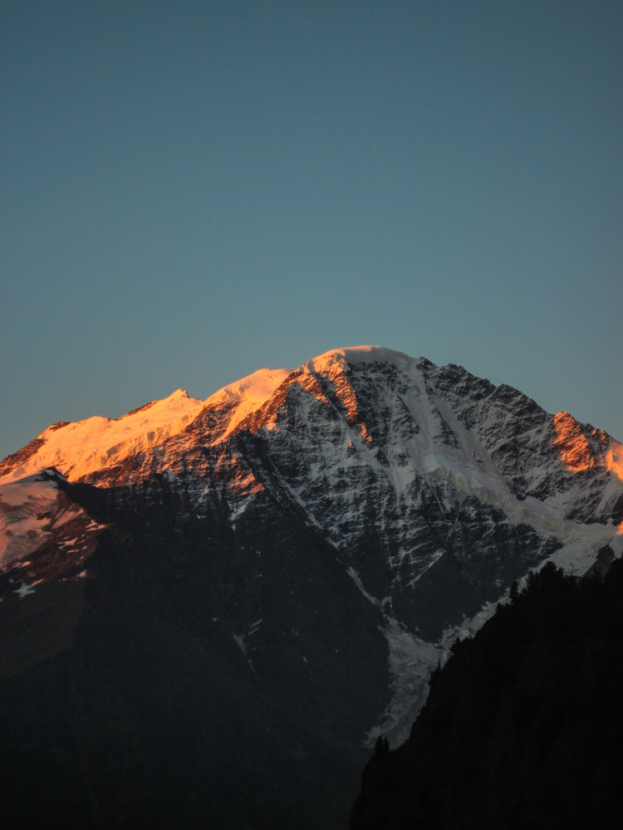
#> input picture data/input.jpg, 623 x 830 px
$ python main.py ../data/input.jpg
#> lines starting #> are read from the running program, lines starting #| are printed output that depends on the picture
#> further down, image is the input picture: PIL image 623x830 RGB; mean R, G, B 61.6, 72.9, 77.2
### src/convolution.py
import numpy as np
from PIL import Image


class ImageConvolution:

    def __init__(self, kernel: np.ndarray, mode: str = "edge"):
        self.kernel: np.ndarray = np.array(kernel, dtype=np.float64)
        self.mode: str = mode

    def set_mode(self, mode: str) -> "ImageConvolution":
        self.mode = mode
        return self

    def _padding_edge(self, padded: np.ndarray, image: np.ndarray, padding_height: int, padding_width: int) -> np.ndarray:
        height, width = image.shape
        padded[:padding_height, padding_width:padding_width + width] = image[0, :]
        padded[padding_height + height:, padding_width: padding_width + width] = image[-1, :]
        for i in range(padding_width):
            padded[:, i] = padded[:, padding_width]
            padded[:, -i - 1] = padded[:, -padding_width - 1]
        return padded

    # [8 lines left out: function _padding_reflect, not called in this run]

    def _padding(self, image: np.ndarray) -> np.ndarray:
        kernel_height, kernel_width = self.kernel.shape
        padding_height, padding_width = kernel_height // 2, kernel_width // 2
        height, width = image.shape
        padded = np.zeros((height + 2 * padding_height, width + 2 * padding_width))
        padded[padding_height:padding_height + height, padding_width:padding_width + width] = image
        if self.mode == "edge":
            padded = self._padding_edge(padded, image, padding_height, padding_width)
        elif self.mode == "reflect":
            padded = self._padding_reflect(padded, image, padding_height, padding_width)
        else:
            raise ValueError(f"Неизвестный режим паддинга: '{self.mode}'.")
        return padded

    def _convolve_2d(
        self,
        image_array: np.ndarray,
        normal: bool = True,
    ) -> np.ndarray:
        padded_image = self._padding(image_array)

        kernel_height, kernel_width = self.kernel.shape
        height, width = image_array.shape

        output = np.zeros((height, width), dtype=np.float64)

        for i in range(height):
            for j in range(width):
                region = padded_image[
                    i:i + kernel_height,
                    j:j + kernel_width
                ]

                output[i, j] = np.sum(region * self.kernel)

        if normal:
            output = np.clip(output, 0, 1)

        return (output * 255).astype(np.uint8)

    def convolve(self, image: Image.Image, normal: bool = True) -> np.ndarray:
#> called with normal = True
        if image is None:
            raise ValueError("Изображение не загружено")
        if self.kernel is None:
            raise ValueError("Ядро не выбрано")

        image_array = np.array(image, dtype=np.float64) / 255.0

        if image_array.ndim == 2:
            return self._convolve_2d(image_array, normal)

        if image_array.ndim == 3:
            channels = []

            for channel in range(image_array.shape[2]):
                channel_result = self._convolve_2d(image_array[:, :, channel],normal)

                channels.append(channel_result)
#> this loop made 3 passes
#> pass 1, in _padding, `padded = self._padding_edge(padded, image, padding_height, padding_wid..`:
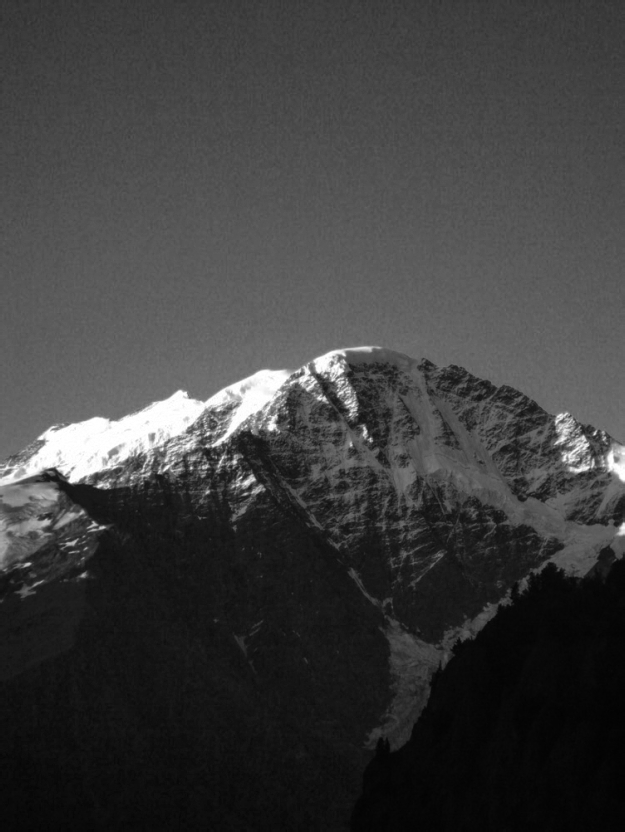
#> padded: shape (832, 625) float64; min 0.00784, max 1, mean 0.241
#> pass 2, in _padding (call 2), `padded = self._padding_edge(padded, image, padding_height, padding_wid..`:
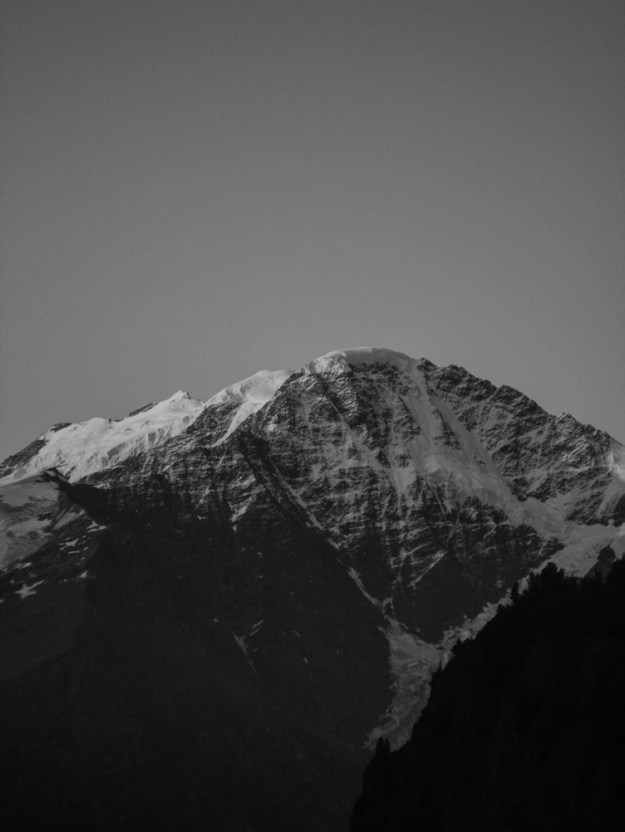
#> padded: shape (832, 625) float64; min 0.00784, max 0.749, mean 0.286
#> after the loop, channels = 3 items

            return np.stack(channels, axis=2)

        raise ValueError("Неподдерживаемый формат")

### src/kernels.py
import numpy as np


def get_kernel(kernel: str) -> np.ndarray:
    kernels = {
        "sharpen": np.array([[0, -1, 0], [-1, 5, -1], [0, -1, 0]]),
        "blur": np.ones((3, 3)) / 9,
        "sobel": np.array([[-1, 0, 1], [-2, 0, 2], [-1, 0, 1]]),
    }
    return kernels.get(kernel, kernels["sharpen"])

### src/main.py
import argparse
from PIL import Image

from kernels import get_kernel
from convolution import ImageConvolution

if __name__ == "__main__":
    parser = argparse.ArgumentParser()
    parser.add_argument("input")
    parser.add_argument("--mode", choices=["edge", "reflect"], default="edge")
    parser.add_argument("--kernel", choices=["sharpen", "blur", "sobel"], default="sharpen")
    parser.add_argument("--out", default="result.png")
    args = parser.parse_args()

    image = Image.open(args.input)
    new_kernel = get_kernel(args.kernel)
    tool = ImageConvolution(new_kernel, mode=args.mode)
    result = tool.convolve(image)
#> (the run stopped early here; a loop or call above may not have finished)
